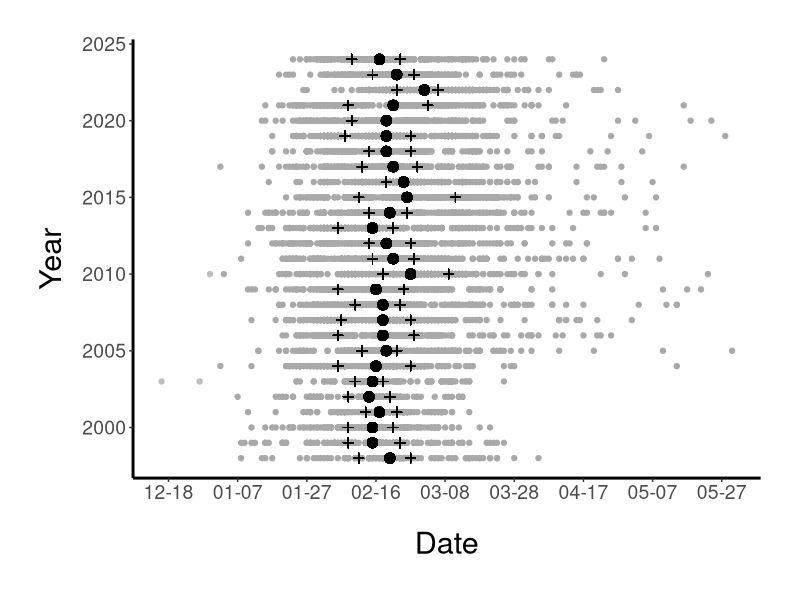
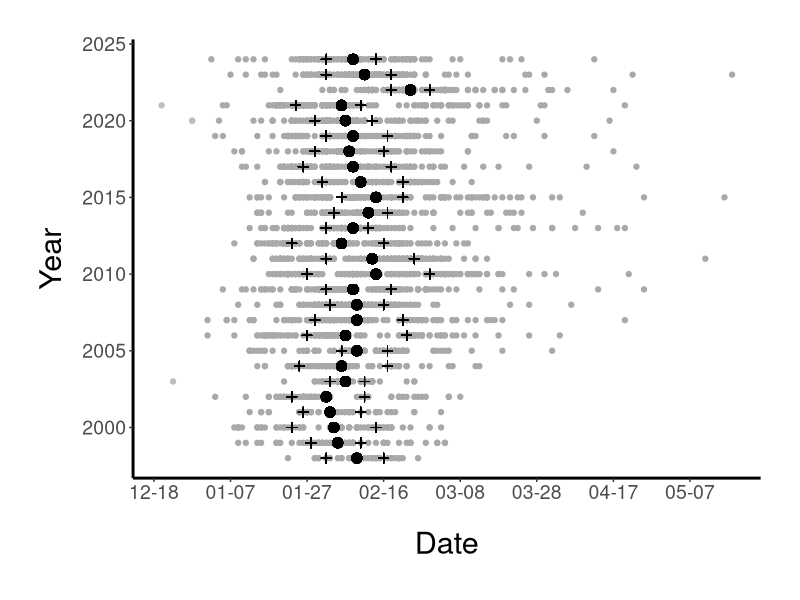
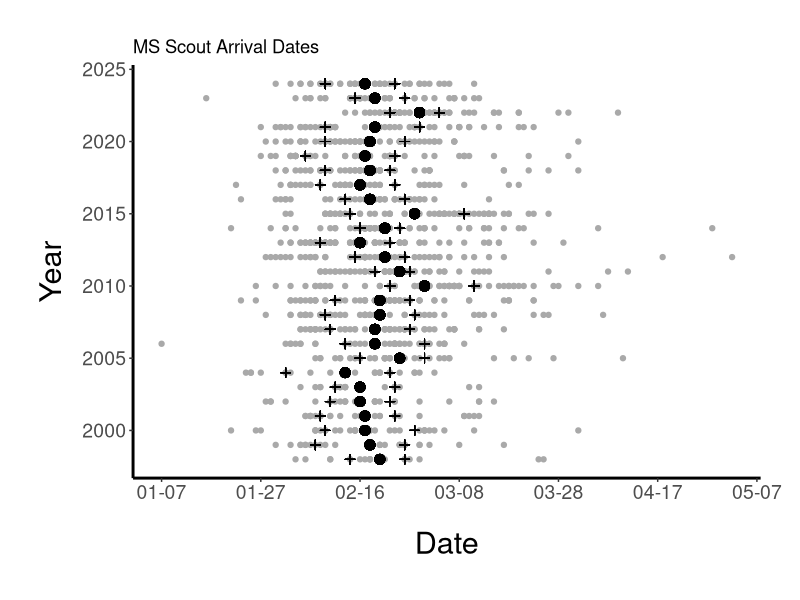
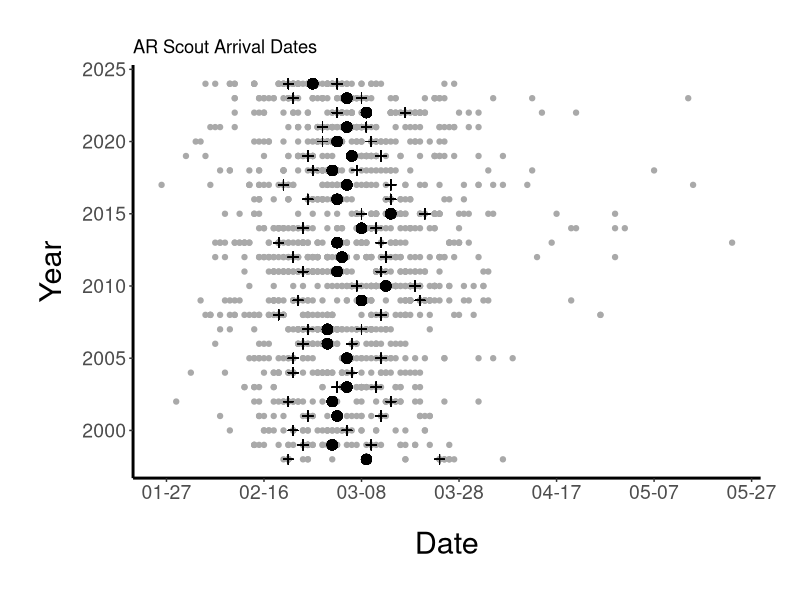
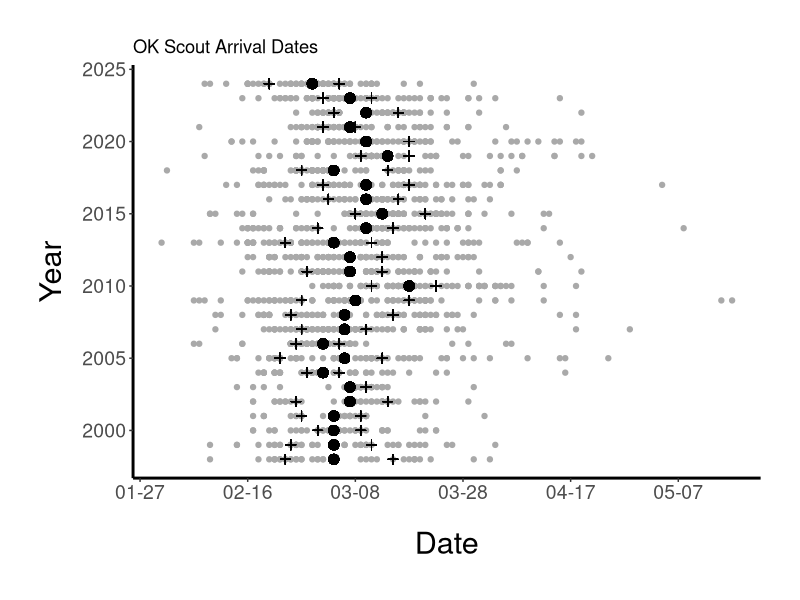
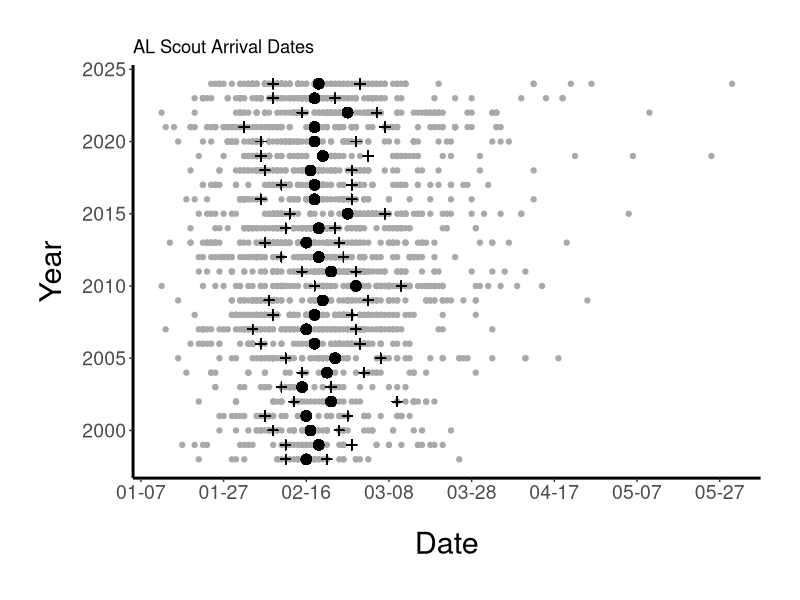
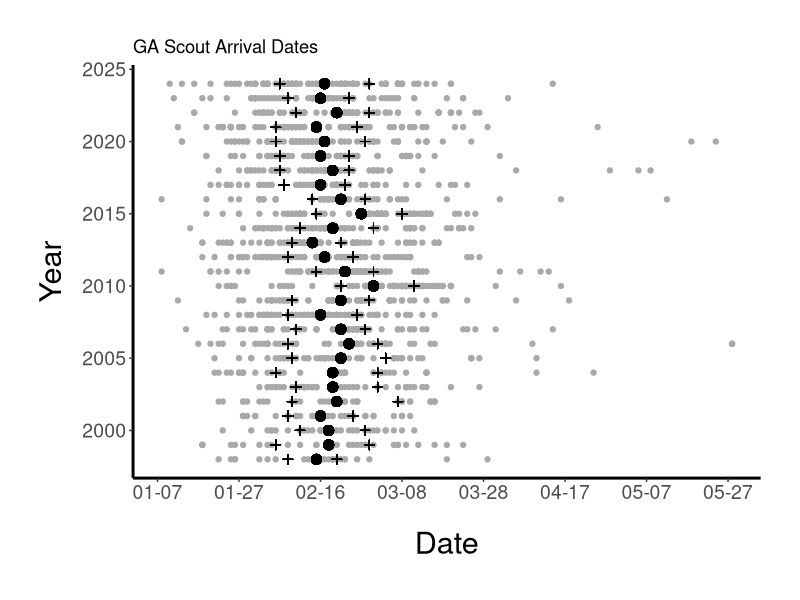
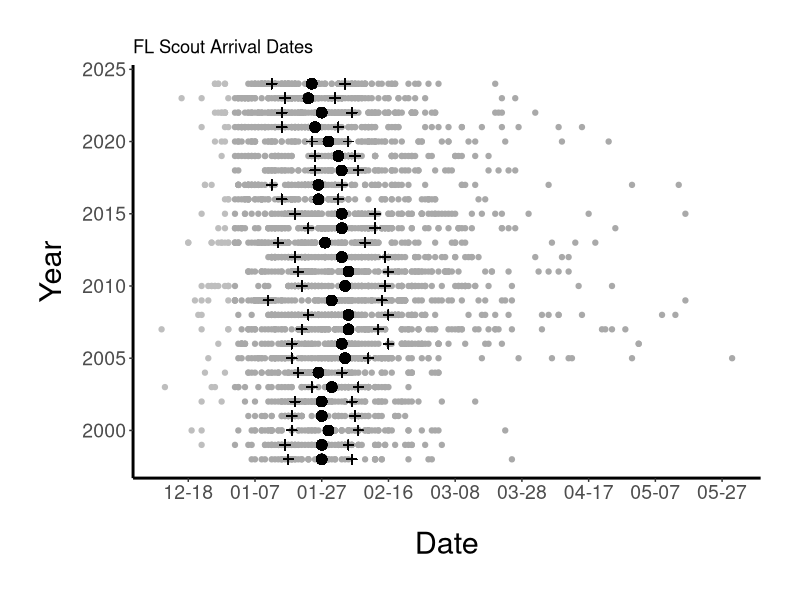

Write the R code that produced these figures, in order.
###Script for conducting analyses related to martin first arrivals over time

#Purple Martin Scout Arrival Data can be found at: https://www.purplemartin.org/research/8/scout-arrival-study/
install.packages(c("lubridate","ggplot2")) #if not already installed

library(lubridate)
library(ggplot2)

#read in scout arrivals by state

#TX
sadtx <- read.csv("Scout_arrivals/TX_arrivals.csv") 
sadtx$NAME <- NULL

#select adults only
sadtx<- sadtx[sadtx$AGE == "Adult",] 

#remove dates after May 31 because birds should arrive by then
nrow(sadtx[grep("^6/", sadtx$DATE),]) #1 date after May 31
sadtx<-sadtx[-grep("^6/", sadtx$DATE),] #remove dates after May 31

#number of arrivals
nrow(sadtx) #9589

sadtx$Month_Day <- format(mdy(sadtx$DATE), "%m-%d")
#getting mean, q1, q3
meanls <- list()
q1ls <- list()
q3ls <- list()
for (a in unique(sadtx$YEAR)) {
  datels <- list()
  for (i in 1:nrow(sadtx)) {
    year <- sadtx$YEAR[i]
    if (year == a) {
      datels <- c(datels, sadtx$DATE[i])
    }
  }
  mean <- as.Date(mean(mdy(unlist(datels))))
  meanls <- c(meanls, as.character(mean))
  q1 <- as.Date(quantile(as.numeric(mdy(unlist(datels))), probs = c(0.25, 0.5, 0.75), na.rm = TRUE)[1], origin="1970-01-01")
  q1ls <- c(q1ls, as.character(q1))
  q3 <-as.Date(quantile(as.numeric(mdy(unlist(datels))), probs = c(0.25, 0.5, 0.75), na.rm = TRUE)[3], origin="1970-01-01")
  q3ls <- c(q3ls, as.character(q3))
}

#adding means to sadtx
dfmeanls <- list()
for(a in meanls){
  yr <- format(as.Date(a), "%Y")
  for(i in 1:nrow(sadtx)){
    if(sadtx$YEAR[i] == yr){
      dfmeanls[[i]] <- a
    }
  }
}
sadtx$Mean <- unlist(dfmeanls)
sadtx$Mean_md <- format(ymd(sadtx$Mean), "%m-%d")
#adding q1 to sadtx
dfq1ls <- list()
for(a in q1ls){
  yr <- format(as.Date(a), "%Y")
  for(i in 1:nrow(sadtx)){
    if(sadtx$YEAR[i] == yr){
      dfq1ls[[i]] <- a
    }
  }
}
sadtx$Q1 <- unlist(dfq1ls)
sadtx$Q1_md <- format(as.Date(sadtx$Q1), "%m-%d")
#adding q3 to sadtx
dfq3ls <- list()
for(a in q3ls){
  yr <- format(as.Date(a), "%Y")
  for(i in 1:nrow(sadtx)){
    if(sadtx$YEAR[i] == yr){
      dfq3ls[[i]] <- a
    }
  }
}
sadtx$Q3 <- unlist(dfq3ls)
sadtx$Q3_md <- format(as.Date(sadtx$Q3), "%m-%d")

#calculate mean day of year for 1999-2021
mean(yday(unlist(meanls))[4:27])
sdtx<-sd(yday(unlist(meanls))[4:27])
meantx<-as.Date(mean(yday(unlist(meanls))[4:27]),origin="2024/12/31")
tx_2022<-as.Date(mean(yday(unlist(meanls))[3]),origin="2024/12/31")
tx_2023<-as.Date(mean(yday(unlist(meanls))[2]),origin="2024/12/31")
tx_2024<-as.Date(mean(yday(unlist(meanls))[1]),origin="2024/12/31")

#minimum arrival
min_arrival_tx=NULL
for (i in levels(as.factor(sadtx$YEAR))) {
	min_arrival_tx<-c(min_arrival_tx,min(yday(as.Date(sadtx$DATE[sadtx$YEAR==i], format="%m/%d/%y"))))
	}
mean(min_arrival_tx[1:24]) #mean min arrival from 1998-2021
min_arrival_tx[25]


#plot the data 
#3 Dec dates (2002 and 2009) need to be plotted separately
#grid::current.viewport() #sometimes this call seems to be necessary to initalize a plot to prevent a depth error being thrown

ggplot(sadtx[-grep("^12/", sadtx$DATE),], aes(y = YEAR, x = as.Date(Month_Day, format = "%m-%d"))) +
  geom_rect(xmin = meantx-(2*sdtx), xmax = meantx+(2*sdtx), ymin = 1997, ymax = 2025, fill = "gray 91") + 
  geom_point(col="dark gray") + 
  geom_point(data=sadtx[grep("^12/", sadtx$DATE),], aes(y = YEAR, x = as.Date(Month_Day, format = "%m-%d")-366), col="gray") + #Dec dates
  geom_vline(xintercept=meantx, col="black")+ 
  geom_point(aes(y=YEAR, x = as.Date(Mean_md, format = "%m-%d")), color = "black", size = 3)+
  geom_point(aes(y=YEAR, x = as.Date(Q1_md, format = "%m-%d")), color = "black", size = 2, shape=3)+
  geom_point(aes(y=YEAR, x = as.Date(Q3_md, format = "%m-%d")), color = "black", size = 2, shape=3)+
  scale_x_date(date_labels = "%m-%d", date_breaks = "20 days") +
  ylim(1998,2024)+
   labs(y = "Year", x = "Date") +
  #ggtitle("TX Scout Arrival Dates") +
    theme(legend.position="none",
  	panel.background=element_rect(fill="white"), 
  	plot.margin=unit(c(1,1,1,1),"cm"), 
  	axis.title.y=element_text(size = 22, margin=margin(0,10,0,0)), 
  	axis.title.x=element_text(size = 22, margin=margin(20,0,0,0)),
  	axis.text.x = element_text(size = 14), 
  	axis.text.y = element_text(size = 14),
  	axis.line=element_line(size=1))

arrival_anomaly<-data.frame(Year = rev(c(1998:2024)), Arrival_anomaly=NA, State="TX")
for (i in 1:27) {
	arrival_anomaly$Arrival_anomaly[i]<-as.POSIXlt(as.Date(meanls[[i]]), format = "%y%m%d")$yday-as.POSIXlt(meantx, format = "%y%m%d")$yday 
}
write.csv(arrival_anomaly,"TX_anomalous_arrivals.csv", row.names=FALSE)

################################

#LA
sadla <- read.csv("Scout_arrivals/LA_arrivals.csv")
sadla$NAME <- NULL

#select adults only
sadla<- sadla[sadla$AGE == "Adult",]

#remove dates after May 31 because birds should arrive by then
nrow(sadla[grep("^6/", sadla$DATE),]) #0

#number of arrivals
nrow(sadla) #3190

sadla$Month_Day <- format(mdy(sadla$DATE), "%m-%d")
#getting mean, q1, q3
meanls <- list()
q1ls <- list()
q3ls <- list()
for (a in unique(sadla$YEAR)) {
  datels <- list()
  for (i in 1:nrow(sadla)) {
    year <- sadla$YEAR[i]
    if (year == a) {
      datels <- c(datels, sadla$DATE[i])
    }
  }
  mean <- as.Date(mean(mdy(unlist(datels))))
  meanls <- c(meanls, as.character(mean))
  q1 <- as.Date(quantile(as.numeric(mdy(unlist(datels))), probs = c(0.25, 0.5, 0.75), na.rm = TRUE)[1], origin="1970-01-01")
  q1ls <- c(q1ls, as.character(q1))
  q3 <-as.Date(quantile(as.numeric(mdy(unlist(datels))), probs = c(0.25, 0.5, 0.75), na.rm = TRUE)[3], origin="1970-01-01")
  q3ls <- c(q3ls, as.character(q3))
}

#adding means to sadla
dfmeanls <- list()
for(a in meanls){
  yr <- format(as.Date(a), "%Y")
  for(i in 1:nrow(sadla)){
    if(sadla$YEAR[i] == yr){
      dfmeanls[[i]] <- a
    }
  }
}
sadla$Mean <- unlist(dfmeanls)
sadla$Mean_md <- format(ymd(sadla$Mean), "%m-%d")
#adding q1 to sadla
dfq1ls <- list()
for(a in q1ls){
  yr <- format(as.Date(a), "%Y")
  for(i in 1:nrow(sadla)){
    if(sadla$YEAR[i] == yr){
      dfq1ls[[i]] <- a
    }
  }
}
sadla$Q1 <- unlist(dfq1ls)
sadla$Q1_md <- format(as.Date(sadla$Q1), "%m-%d")
#adding q3 to sadla
dfq3ls <- list()
for(a in q3ls){
  yr <- format(as.Date(a), "%Y")
  for(i in 1:nrow(sadla)){
    if(sadla$YEAR[i] == yr){
      dfq3ls[[i]] <- a
    }
  }
}
sadla$Q3 <- unlist(dfq3ls)
sadla$Q3_md <- format(as.Date(sadla$Q3), "%m-%d")

#calculate mean day of year for 1999-2021
mean(yday(unlist(meanls))[4:27])
sdla<-sd(yday(unlist(meanls))[4:27])
meanla<-as.Date(mean(yday(unlist(meanls))[4:27]),origin="2024/12/31")
la_2022<-as.Date(mean(yday(unlist(meanls))[3]),origin="2024/12/31")
la_2023<-as.Date(mean(yday(unlist(meanls))[2]),origin="2024/12/31")
la_2024<-as.Date(mean(yday(unlist(meanls))[1]),origin="2024/12/31")

#minimum arrival
min_arrival_la=NULL
for (i in levels(as.factor(sadla$YEAR))) {
	min_arrival_la<-c(min_arrival_la,min(yday(as.Date(sadla$DATE[sadla$YEAR==i], format="%m/%d/%y"))))
	}
#except Dec arrivals don't work
min_arrival_la[23] <- -3 #2020 min arrival is Dec 29, 2019
min_arrival_la[24] <- -12 #2021 min arrival is Dec 20, 2020

mean(min_arrival_la[1:24]) #mean min arrival from 1998-2021
min_arrival_la[25]

#plot the data vertically
#4 Dec dates to plot separately
ggplot(sadla[-grep("^12/", sadla$DATE),], aes(y = YEAR, x = as.Date(Month_Day, format = "%m-%d"))) +
  geom_rect(xmin = meanla-(2*sdla), xmax = meanla+(2*sdla), ymin = 1997, ymax = 2025, fill = "gray91") + 
  geom_point(col="dark gray") + 
  geom_point(data=sadla[grep("^12/", sadla$DATE),], aes(y = YEAR, x = as.Date(Month_Day, format = "%m-%d")-366), col="gray") + #Dec dates
  geom_vline(xintercept=meanla, col="black")+
  geom_point(aes(y=YEAR, x = as.Date(Mean_md, format = "%m-%d")), color = "black", size = 3)+
  geom_point(aes(y=YEAR, x = as.Date(Q1_md, format = "%m-%d")), color = "black", size = 2, shape=3)+
  geom_point(aes(y=YEAR, x = as.Date(Q3_md, format = "%m-%d")), color = "black", size = 2, shape=3)+
  scale_x_date(date_labels = "%m-%d", date_breaks = "20 days") +
  ylim(1998,2024)+
  labs(y = "Year", x = "Date") +
  #ggtitle("LA Scout Arrival Dates") +
    theme(legend.position="none",
  	panel.background=element_rect(fill="white"), 
  	plot.margin=unit(c(1,1,1,1),"cm"), 
  	axis.title.y=element_text(size = 22, margin=margin(0,10,0,0)), 
  	axis.title.x=element_text(size = 22, margin=margin(20,0,0,0)),
  	axis.text.x = element_text(size = 14), 
  	axis.text.y = element_text(size = 14),
  	axis.line=element_line(size=1))

arrival_anomaly<-data.frame(Year = rev(c(1998:2024)), Arrival_anomaly=NA, State="LA")
for (i in 1:27) {
	arrival_anomaly$Arrival_anomaly[i]<-as.POSIXlt(as.Date(meanls[[i]]), format = "%y%m%d")$yday-as.POSIXlt(meanla, format = "%y%m%d")$yday 
}
write.csv(arrival_anomaly,"LA_anomalous_arrivals.csv", row.names=FALSE)

###############################################

#MS
sadms <- read.csv("Scout_arrivals/MS_arrivals.csv")
sadms$NAME <- NULL

#select adults only
sadms<- sadms[sadms$AGE == "Adult",]

#remove dates after May 31
nrow(sadms[grep("^6/", sadms$DATE),]) #0

#number of arrivals
nrow(sadms) #1337

sadms$Month_Day <- format(mdy(sadms$DATE), "%m-%d")
#getting mean, q1, q3
meanls <- list()
q1ls <- list()
q3ls <- list()
for (a in unique(sadms$YEAR)) {
  datels <- list()
  for (i in 1:nrow(sadms)) {
    year <- sadms$YEAR[i]
    if (year == a) {
      datels <- c(datels, sadms$DATE[i])
    }
  }
  mean <- as.Date(mean(mdy(unlist(datels))))
  meanls <- c(meanls, as.character(mean))
  q1 <- as.Date(quantile(as.numeric(mdy(unlist(datels))), probs = c(0.25, 0.5, 0.75), na.rm = TRUE)[1], origin="1970-01-01")
  q1ls <- c(q1ls, as.character(q1))
  q3 <-as.Date(quantile(as.numeric(mdy(unlist(datels))), probs = c(0.25, 0.5, 0.75), na.rm = TRUE)[3], origin="1970-01-01")
  q3ls <- c(q3ls, as.character(q3))
}

#adding means to sadms
dfmeanls <- list()
for(a in meanls){
  yr <- format(as.Date(a), "%Y")
  for(i in 1:nrow(sadms)){
    if(sadms$YEAR[i] == yr){
      dfmeanls[[i]] <- a
    }
  }
}
sadms$Mean <- unlist(dfmeanls)
sadms$Mean_md <- format(ymd(sadms$Mean), "%m-%d")
#adding q1 to sadms
dfq1ls <- list()
for(a in q1ls){
  yr <- format(as.Date(a), "%Y")
  for(i in 1:nrow(sadms)){
    if(sadms$YEAR[i] == yr){
      dfq1ls[[i]] <- a
    }
  }
}
sadms$Q1 <- unlist(dfq1ls)
sadms$Q1_md <- format(as.Date(sadms$Q1), "%m-%d")
#adding q3 to sadms
dfq3ls <- list()
for(a in q3ls){
  yr <- format(as.Date(a), "%Y")
  for(i in 1:nrow(sadms)){
    if(sadms$YEAR[i] == yr){
      dfq3ls[[i]] <- a
    }
  }
}
sadms$Q3 <- unlist(dfq3ls)
sadms$Q3_md <- format(as.Date(sadms$Q3), "%m-%d")

#calculate mean day of year for 1999-2021
mean(yday(unlist(meanls))[4:27])
sdms<-sd(yday(unlist(meanls))[4:27])
meanms<-as.Date(mean(yday(unlist(meanls))[4:27]),origin="2024/12/31")
ms_2022<-as.Date(mean(yday(unlist(meanls))[3]),origin="2024/12/31")
ms_2023<-as.Date(mean(yday(unlist(meanls))[2]),origin="2024/12/31")
ms_2024<-as.Date(mean(yday(unlist(meanls))[1]),origin="2024/12/31")

#minimum arrival
min_arrival_ms=NULL
for (i in levels(as.factor(sadms$YEAR))) {
	min_arrival_ms<-c(min_arrival_ms,min(yday(as.Date(sadms$DATE[sadms$YEAR==i], format="%m/%d/%y"))))
	}
mean(min_arrival_ms[1:24]) #mean min arrival from 1998-2021
min_arrival_ms[25]


#plot the data vertically
ggplot(sadms, aes(y = YEAR, x = as.Date(Month_Day, format = "%m-%d"))) +
  geom_rect(xmin = meanms-(2*sdms), xmax = meanms+(2*sdms), ymin = 1996, ymax = 2026, fill = "gray91") + 
  geom_point(col="dark gray") + 
  geom_vline(xintercept=meanms, col="black")+ 
  geom_point(aes(y=YEAR, x = as.Date(Mean_md, format = "%m-%d")), color = "black", size = 3)+
  geom_point(aes(y=YEAR, x = as.Date(Q1_md, format = "%m-%d")), color = "black", size = 2, shape=3)+
  geom_point(aes(y=YEAR, x = as.Date(Q3_md, format = "%m-%d")), color = "black", size = 2, shape=3)+
  scale_x_date(date_labels = "%m-%d", date_breaks = "20 days") +
  ylim(1998,2024)+
  labs(y = "Year", x = "Date") +
  ggtitle("MS Scout Arrival Dates") +
    theme(legend.position="none",
  	panel.background=element_rect(fill="white"), 
  	plot.margin=unit(c(1,1,1,1),"cm"), 
  	axis.title.y=element_text(size = 22, margin=margin(0,10,0,0)), 
  	axis.title.x=element_text(size = 22, margin=margin(20,0,0,0)),
  	axis.text.x = element_text(size = 14), 
  	axis.text.y = element_text(size = 14),
  	axis.line=element_line(size=1))


arrival_anomaly<-data.frame(Year = rev(c(1998:2024)), Arrival_anomaly=NA, State="MS")
for (i in 1:27) {
	arrival_anomaly$Arrival_anomaly[i]<-as.POSIXlt(as.Date(meanls[[i]]), format = "%y%m%d")$yday-as.POSIXlt(meanms, format = "%y%m%d")$yday 
}
write.csv(arrival_anomaly,"MS_anomalous_arrivals.csv", row.names=FALSE)

#####################################


#AR
sadar <- read.csv("Scout_arrivals/AR_arrivals.csv")
sadar$NAME <- NULL

#select adults only
sadar<- sadar[sadar$AGE == "Adult",]

#remove dates after May 31 because birds should arrive by then
nrow(sadar[grep("^6/", sadar$DATE),]) #3
sadar<-sadar[-grep("^6/", sadar$DATE),]

#number of arrivals
nrow(sadar) #1544

sadar$Month_Day <- format(mdy(sadar$DATE), "%m-%d")
#getting mean, q1, q3
meanls <- list()
q1ls <- list()
q3ls <- list()
for (a in unique(sadar$YEAR)) {
  datels <- list()
  for (i in 1:nrow(sadar)) {
    year <- sadar$YEAR[i]
    if (year == a) {
      datels <- c(datels, sadar$DATE[i])
    }
  }
  mean <- as.Date(mean(mdy(unlist(datels))))
  meanls <- c(meanls, as.character(mean))
  q1 <- as.Date(quantile(as.numeric(mdy(unlist(datels))), probs = c(0.25, 0.5, 0.75), na.rm = TRUE)[1], origin="1970-01-01")
  q1ls <- c(q1ls, as.character(q1))
  q3 <-as.Date(quantile(as.numeric(mdy(unlist(datels))), probs = c(0.25, 0.5, 0.75), na.rm = TRUE)[3], origin="1970-01-01")
  q3ls <- c(q3ls, as.character(q3))
}

#adding means to sadar
dfmeanls <- list()
for(a in meanls){
  yr <- format(as.Date(a), "%Y")
  for(i in 1:nrow(sadar)){
    if(sadar$YEAR[i] == yr){
      dfmeanls[[i]] <- a
    }
  }
}
sadar$Mean <- unlist(dfmeanls)
sadar$Mean_md <- format(ymd(sadar$Mean), "%m-%d")
#adding q1 to sadar
dfq1ls <- list()
for(a in q1ls){
  yr <- format(as.Date(a), "%Y")
  for(i in 1:nrow(sadar)){
    if(sadar$YEAR[i] == yr){
      dfq1ls[[i]] <- a
    }
  }
}
sadar$Q1 <- unlist(dfq1ls)
sadar$Q1_md <- format(as.Date(sadar$Q1), "%m-%d")
#adding q3 to sadar
dfq3ls <- list()
for(a in q3ls){
  yr <- format(as.Date(a), "%Y")
  for(i in 1:nrow(sadar)){
    if(sadar$YEAR[i] == yr){
      dfq3ls[[i]] <- a
    }
  }
}
sadar$Q3 <- unlist(dfq3ls)
sadar$Q3_md <- format(as.Date(sadar$Q3), "%m-%d")

#calculate mean day of year for 1998-2021
mean(yday(unlist(meanls))[4:27])
sdar<-sd(yday(unlist(meanls))[4:27])
meanar<-as.Date(mean(yday(unlist(meanls))[4:27]),origin="2024/12/31")
ar_2022<-as.Date(mean(yday(unlist(meanls))[3]),origin="2024/12/31")
ar_2023<-as.Date(mean(yday(unlist(meanls))[2]),origin="2024/12/31")
ar_2024<-as.Date(mean(yday(unlist(meanls))[1]),origin="2024/12/31")

#minimum arrival
min_arrival_ar=NULL
for (i in levels(as.factor(sadar$YEAR))) {
	min_arrival_ar<-c(min_arrival_ar,min(yday(as.Date(sadar$DATE[sadar$YEAR==i], format="%m/%d/%y"))))
	}
mean(min_arrival_ar[1:24]) #mean min arrival from 1998-2021
min_arrival_ar[25]

#plot the data vertically
ggplot(sadar, aes(y = YEAR, x = as.Date(Month_Day, format = "%m-%d"))) +
  geom_rect(xmin = meanar-(2*sdar), xmax = meanar+(2*sdar), ymin = 1996, ymax = 2026, fill = "gray91") + 
  geom_point(col="dark gray") + 
  geom_vline(xintercept=meanar, col="black")+ 
  geom_point(aes(y=YEAR, x = as.Date(Mean_md, format = "%m-%d")), color = "black", size = 3)+
  geom_point(aes(y=YEAR, x = as.Date(Q1_md, format = "%m-%d")), color = "black", size = 2, shape=3)+
  geom_point(aes(y=YEAR, x = as.Date(Q3_md, format = "%m-%d")), color = "black", size = 2, shape=3)+
  scale_x_date(date_labels = "%m-%d", date_breaks = "20 days") +
  ylim(1998,2024)+
  labs(y = "Year", x = "Date") +
  ggtitle("AR Scout Arrival Dates") +
    theme(legend.position="none",
  	panel.background=element_rect(fill="white"), 
  	plot.margin=unit(c(1,1,1,1),"cm"), 
  	axis.title.y=element_text(size = 22, margin=margin(0,10,0,0)), 
  	axis.title.x=element_text(size = 22, margin=margin(20,0,0,0)),
  	axis.text.x = element_text(size = 14), 
  	axis.text.y = element_text(size = 14),
  	axis.line=element_line(size=1))


arrival_anomaly<-data.frame(Year = rev(c(1998:2024)), Arrival_anomaly=NA, State="AR")
for (i in 1:27) {
	arrival_anomaly$Arrival_anomaly[i]<-as.POSIXlt(as.Date(meanls[[i]]), format = "%y%m%d")$yday-as.POSIXlt(meanar, format = "%y%m%d")$yday 
}
write.csv(arrival_anomaly,"AR_anomalous_arrivals.csv", row.names=FALSE)

###################################################

#OK
sadok <- read.csv("Scout_arrivals/OK_arrivals.csv")
sadok$NAME <- NULL

#select adults only
sadok<- sadok[sadok$AGE == "Adult",]

#remove dates after May 31 because birds should arrive by then
nrow(sadok[grep("^6/", sadok$DATE),]) #0

#number of arrivals
nrow(sadok) #1946

sadok$Month_Day <- format(mdy(sadok$DATE), "%m-%d")
#getting mean, q1, q3
meanls <- list()
q1ls <- list()
q3ls <- list()
for (a in unique(sadok$YEAR)) {
  datels <- list()
  for (i in 1:nrow(sadok)) {
    year <- sadok$YEAR[i]
    if (year == a) {
      datels <- c(datels, sadok$DATE[i])
    }
  }
  mean <- as.Date(mean(mdy(unlist(datels))))
  meanls <- c(meanls, as.character(mean))
  q1 <- as.Date(quantile(as.numeric(mdy(unlist(datels))), probs = c(0.25, 0.5, 0.75), na.rm = TRUE)[1], origin="1970-01-01")
  q1ls <- c(q1ls, as.character(q1))
  q3 <-as.Date(quantile(as.numeric(mdy(unlist(datels))), probs = c(0.25, 0.5, 0.75), na.rm = TRUE)[3], origin="1970-01-01")
  q3ls <- c(q3ls, as.character(q3))
}

#adding means to sadok
dfmeanls <- list()
for(a in meanls){
  yr <- format(as.Date(a), "%Y")
  for(i in 1:nrow(sadok)){
    if(sadok$YEAR[i] == yr){
      dfmeanls[[i]] <- a
    }
  }
}
sadok$Mean <- unlist(dfmeanls)
sadok$Mean_md <- format(ymd(sadok$Mean), "%m-%d")
#adding q1 to sadok
dfq1ls <- list()
for(a in q1ls){
  yr <- format(as.Date(a), "%Y")
  for(i in 1:nrow(sadok)){
    if(sadok$YEAR[i] == yr){
      dfq1ls[[i]] <- a
    }
  }
}
sadok$Q1 <- unlist(dfq1ls)
sadok$Q1_md <- format(as.Date(sadok$Q1), "%m-%d")
#adding q3 to sadok
dfq3ls <- list()
for(a in q3ls){
  yr <- format(as.Date(a), "%Y")
  for(i in 1:nrow(sadok)){
    if(sadok$YEAR[i] == yr){
      dfq3ls[[i]] <- a
    }
  }
}
sadok$Q3 <- unlist(dfq3ls)
sadok$Q3_md <- format(as.Date(sadok$Q3), "%m-%d")

#calculate mean day of year for 1998-2021
mean(yday(unlist(meanls))[4:27])
sdok<-sd(yday(unlist(meanls))[4:27])
meanok<-as.Date(mean(yday(unlist(meanls))[4:27]),origin="2024/12/31")
ok_2022<-as.Date(mean(yday(unlist(meanls))[3]),origin="2024/12/31")
ok_2023<-as.Date(mean(yday(unlist(meanls))[2]),origin="2024/12/31")
ok_2024<-as.Date(mean(yday(unlist(meanls))[1]),origin="2024/12/31")

#minimum arrival
min_arrival_ok=NULL
for (i in levels(as.factor(sadok$YEAR))) {
	min_arrival_ok<-c(min_arrival_ok,min(yday(as.Date(sadok$DATE[sadok$YEAR==i], format="%m/%d/%y"))))
	}
mean(min_arrival_ok[1:24]) #mean min arrival from 1998-2021
min_arrival_ok[25]

#plot the data vertically
ggplot(sadok, aes(y = YEAR, x = as.Date(Month_Day, format = "%m-%d"))) +
  geom_rect(xmin = meanok-(2*sdok), xmax = meanok+(2*sdok), ymin = 1996, ymax = 2026, fill = "gray91") + 
  geom_point(col="dark gray") + 
  geom_vline(xintercept=meanok, col="black")+ 
  geom_point(aes(y=YEAR, x = as.Date(Mean_md, format = "%m-%d")), color = "black", size = 3)+
  geom_point(aes(y=YEAR, x = as.Date(Q1_md, format = "%m-%d")), color = "black", size = 2, shape=3)+
  geom_point(aes(y=YEAR, x = as.Date(Q3_md, format = "%m-%d")), color = "black", size = 2, shape=3)+
  scale_x_date(date_labels = "%m-%d", date_breaks = "20 days") +
  ylim(1998,2024)+
  labs(y = "Year", x = "Date") +
  ggtitle("OK Scout Arrival Dates") +
    theme(legend.position="none",
  	panel.background=element_rect(fill="white"), 
  	plot.margin=unit(c(1,1,1,1),"cm"), 
  	axis.title.y=element_text(size = 22, margin=margin(0,10,0,0)), 
  	axis.title.x=element_text(size = 22, margin=margin(20,0,0,0)),
  	axis.text.x = element_text(size = 14), 
  	axis.text.y = element_text(size = 14),
  	axis.line=element_line(size=1))


arrival_anomaly<-data.frame(Year = rev(c(1998:2024)), Arrival_anomaly=NA, State="OK")
for (i in 1:27) {
	arrival_anomaly$Arrival_anomaly[i]<-as.POSIXlt(as.Date(meanls[[i]]), format = "%y%m%d")$yday-as.POSIXlt(meanok, format = "%y%m%d")$yday 
}
write.csv(arrival_anomaly,"OK_anomalous_arrivals.csv", row.names=FALSE)

##################################################

#AL
sadal <- read.csv("Scout_arrivals/AL_arrivals.csv")
sadal$NAME <- NULL

#select adults only
sadal<- sadal[sadal$AGE == "Adult",]

#remove dats after May 31 because birds should arrive by then
nrow(sadal[grep("^6/", sadal$DATE),]) #0

#number of arrivals
nrow(sadal) #2314

sadal$Month_Day <- format(mdy(sadal$DATE), "%m-%d")
#getting mean, q1, q3
meanls <- list()
q1ls <- list()
q3ls <- list()
for (a in unique(sadal$YEAR)) {
  datels <- list()
  for (i in 1:nrow(sadal)) {
    year <- sadal$YEAR[i]
    if (year == a) {
      datels <- c(datels, sadal$DATE[i])
    }
  }
  mean <- as.Date(mean(mdy(unlist(datels))))
  meanls <- c(meanls, as.character(mean))
  q1 <- as.Date(quantile(as.numeric(mdy(unlist(datels))), probs = c(0.25, 0.5, 0.75), na.rm = TRUE)[1], origin="1970-01-01")
  q1ls <- c(q1ls, as.character(q1))
  q3 <-as.Date(quantile(as.numeric(mdy(unlist(datels))), probs = c(0.25, 0.5, 0.75), na.rm = TRUE)[3], origin="1970-01-01")
  q3ls <- c(q3ls, as.character(q3))
}

#adding means to sadal
dfmeanls <- list()
for(a in meanls){
  yr <- format(as.Date(a), "%Y")
  for(i in 1:nrow(sadal)){
    if(sadal$YEAR[i] == yr){
      dfmeanls[[i]] <- a
    }
  }
}
sadal$Mean <- unlist(dfmeanls)
sadal$Mean_md <- format(ymd(sadal$Mean), "%m-%d")
#adding q1 to sadal
dfq1ls <- list()
for(a in q1ls){
  yr <- format(as.Date(a), "%Y")
  for(i in 1:nrow(sadal)){
    if(sadal$YEAR[i] == yr){
      dfq1ls[[i]] <- a
    }
  }
}
sadal$Q1 <- unlist(dfq1ls)
sadal$Q1_md <- format(as.Date(sadal$Q1), "%m-%d")
#adding q3 to sadal
dfq3ls <- list()
for(a in q3ls){
  yr <- format(as.Date(a), "%Y")
  for(i in 1:nrow(sadal)){
    if(sadal$YEAR[i] == yr){
      dfq3ls[[i]] <- a
    }
  }
}
sadal$Q3 <- unlist(dfq3ls)
sadal$Q3_md <- format(as.Date(sadal$Q3), "%m-%d")

#calculate mean day of year for 1998-2021
mean(yday(unlist(meanls))[4:27])
sdal<-sd(yday(unlist(meanls))[4:27])
meanal<-as.Date(mean(yday(unlist(meanls))[4:27]),origin="2024/12/31")
al_2022<-as.Date(mean(yday(unlist(meanls))[3]),origin="2024/12/31")
al_2023<-as.Date(mean(yday(unlist(meanls))[2]),origin="2024/12/31")
al_2024<-as.Date(mean(yday(unlist(meanls))[1]),origin="2024/12/31")

#minimum arrival
min_arrival_al=NULL
for (i in levels(as.factor(sadal$YEAR))) {
	min_arrival_al<-c(min_arrival_al,min(yday(as.Date(sadal$DATE[sadal$YEAR==i], format="%m/%d/%y"))))
	}
mean(min_arrival_al[1:24]) #mean min arrival from 1998-2021
min_arrival_al[25]


#plot the data vertically
ggplot(sadal, aes(y = YEAR, x = as.Date(Month_Day, format = "%m-%d"))) +
  geom_rect(xmin = meanal-(2*sdal), xmax = meanal+(2*sdal), ymin = 1996, ymax = 2026, fill = "gray91") + 
  geom_point(col="dark gray") + 
  geom_vline(xintercept=meanal, col="black")+ 
  geom_point(aes(y=YEAR, x = as.Date(Mean_md, format = "%m-%d")), color = "black", size = 3)+
  geom_point(aes(y=YEAR, x = as.Date(Q1_md, format = "%m-%d")), color = "black", size = 2, shape=3)+
  geom_point(aes(y=YEAR, x = as.Date(Q3_md, format = "%m-%d")), color = "black", size = 2, shape=3)+
  scale_x_date(date_labels = "%m-%d", date_breaks = "20 days") +
  labs(y = "Year", x = "Date") +
  ggtitle("AL Scout Arrival Dates") +
    theme(legend.position="none",
  	panel.background=element_rect(fill="white"), 
  	plot.margin=unit(c(1,1,1,1),"cm"), 
  	axis.title.y=element_text(size = 22, margin=margin(0,10,0,0)), 
  	axis.title.x=element_text(size = 22, margin=margin(20,0,0,0)),
  	axis.text.x = element_text(size = 14), 
  	axis.text.y = element_text(size = 14),
  	axis.line=element_line(size=1))


arrival_anomaly<-data.frame(Year = rev(c(1998:2024)), Arrival_anomaly=NA, State="AL")
for (i in 1:27) {
	arrival_anomaly$Arrival_anomaly[i]<-as.POSIXlt(as.Date(meanls[[i]]), format = "%y%m%d")$yday-as.POSIXlt(meanal, format = "%y%m%d")$yday 
}
write.csv(arrival_anomaly,"AL_anomalous_arrivals.csv", row.names=FALSE)

###################################################

#GA
sadga <- read.csv("Scout_arrivals/GA_arrivals.csv")
sadga$NAME <- NULL

#select adults only
sadga<- sadga[sadga$AGE == "Adult",]

#remove dates after May 31 because birds should arrive by then
nrow(sadga[grep("^6/", sadga$DATE),]) #2
sadga<-sadga[-grep("^6/", sadga$DATE),]

#number of arrivals
nrow(sadga) #1773

sadga$Month_Day <- format(mdy(sadga$DATE), "%m-%d")
#getting mean, q1, q3
meanls <- list()
q1ls <- list()
q3ls <- list()
for (a in unique(sadga$YEAR)) {
  datels <- list()
  for (i in 1:nrow(sadga)) {
    year <- sadga$YEAR[i]
    if (year == a) {
      datels <- c(datels, sadga$DATE[i])
    }
  }
  mean <- as.Date(mean(mdy(unlist(datels))))
  meanls <- c(meanls, as.character(mean))
  q1 <- as.Date(quantile(as.numeric(mdy(unlist(datels))), probs = c(0.25, 0.5, 0.75), na.rm = TRUE)[1], origin="1970-01-01")
  q1ls <- c(q1ls, as.character(q1))
  q3 <-as.Date(quantile(as.numeric(mdy(unlist(datels))), probs = c(0.25, 0.5, 0.75), na.rm = TRUE)[3], origin="1970-01-01")
  q3ls <- c(q3ls, as.character(q3))
}

#adding means to sadga
dfmeanls <- list()
for(a in meanls){
  yr <- format(as.Date(a), "%Y")
  for(i in 1:nrow(sadga)){
    if(sadga$YEAR[i] == yr){
      dfmeanls[[i]] <- a
    }
  }
}
sadga$Mean <- unlist(dfmeanls)
sadga$Mean_md <- format(ymd(sadga$Mean), "%m-%d")
#adding q1 to sadga
dfq1ls <- list()
for(a in q1ls){
  yr <- format(as.Date(a), "%Y")
  for(i in 1:nrow(sadga)){
    if(sadga$YEAR[i] == yr){
      dfq1ls[[i]] <- a
    }
  }
}
sadga$Q1 <- unlist(dfq1ls)
sadga$Q1_md <- format(as.Date(sadga$Q1), "%m-%d")
#adding q3 to sadga
dfq3ls <- list()
for(a in q3ls){
  yr <- format(as.Date(a), "%Y")
  for(i in 1:nrow(sadga)){
    if(sadga$YEAR[i] == yr){
      dfq3ls[[i]] <- a
    }
  }
}
sadga$Q3 <- unlist(dfq3ls)
sadga$Q3_md <- format(as.Date(sadga$Q3), "%m-%d")

#calculate mean day of year for 1998-2021
mean(yday(unlist(meanls))[4:27])
sdga<-sd(yday(unlist(meanls))[4:27])
meanga<-as.Date(mean(yday(unlist(meanls))[4:27]),origin="2024/12/31")
ga_2022<-as.Date(mean(yday(unlist(meanls))[3]),origin="2024/12/31")
ga_2023<-as.Date(mean(yday(unlist(meanls))[2]),origin="2024/12/31")
ga_2024<-as.Date(mean(yday(unlist(meanls))[1]),origin="2024/12/31")

#minimum arrival
min_arrival_ga=NULL
for (i in levels(as.factor(sadga$YEAR))) {
	min_arrival_ga<-c(min_arrival_ga,min(yday(as.Date(sadga$DATE[sadga$YEAR==i], format="%m/%d/%y"))))
	}
mean(min_arrival_ga[1:24]) #mean min arrival from 1998-2021
min_arrival_ga[25]

#plot the data vertically
ggplot(sadga, aes(y = YEAR, x = as.Date(Month_Day, format = "%m-%d"))) +
  geom_rect(xmin = meanga-(2*sdga), xmax = meanga+(2*sdga), ymin = 1996, ymax = 2026, fill = "gray91") + 
  geom_point(col="dark gray") + 
  geom_vline(xintercept=meanga, col="black")+ 
  geom_point(aes(y=YEAR, x = as.Date(Mean_md, format = "%m-%d")), color = "black", size = 3)+
  geom_point(aes(y=YEAR, x = as.Date(Q1_md, format = "%m-%d")), color = "black", size = 2, shape=3)+
  geom_point(aes(y=YEAR, x = as.Date(Q3_md, format = "%m-%d")), color = "black", size = 2, shape=3)+
  scale_x_date(date_labels = "%m-%d", date_breaks = "20 days") +
  labs(y = "Year", x = "Date") +
  ggtitle("GA Scout Arrival Dates") +
    theme(legend.position="none",
  	panel.background=element_rect(fill="white"), 
  	plot.margin=unit(c(1,1,1,1),"cm"), 
  	axis.title.y=element_text(size = 22, margin=margin(0,10,0,0)), 
  	axis.title.x=element_text(size = 22, margin=margin(20,0,0,0)),
  	axis.text.x = element_text(size = 14), 
  	axis.text.y = element_text(size = 14),
  	axis.line=element_line(size=1))


arrival_anomaly<-data.frame(Year = rev(c(1998:2024)), Arrival_anomaly=NA, State="GA")
for (i in 1:27) {
	arrival_anomaly$Arrival_anomaly[i]<-as.POSIXlt(as.Date(meanls[[i]]), format = "%y%m%d")$yday-as.POSIXlt(meanga, format = "%y%m%d")$yday 
}
write.csv(arrival_anomaly,"GA_anomalous_arrivals.csv", row.names=FALSE)

##################################################

#FL
sadfl <- read.csv("Scout_arrivals/FL_arrivals.csv")
sadfl$NAME <- NULL

#select adults only
sadfl<- sadfl[sadfl$AGE == "Adult",]

#remove dates after May 31 because birds should arrive by then
nrow(sadfl[grep("^6/", sadfl$DATE),]) #2
sadfl<-sadfl[-grep("^6/", sadfl$DATE),]

#number of arrivals
nrow(sadfl) #3569

sadfl$Month_Day <- format(mdy(sadfl$DATE), "%m-%d")
#getting mean, q1, q3
meanls <- list()
q1ls <- list()
q3ls <- list()
for (a in unique(sadfl$YEAR)) {
  datels <- list()
  for (i in 1:nrow(sadfl)) {
    year <- sadfl$YEAR[i]
    if (year == a) {
      datels <- c(datels, sadfl$DATE[i])
    }
  }
  mean <- as.Date(mean(mdy(unlist(datels))))
  meanls <- c(meanls, as.character(mean))
  q1 <- as.Date(quantile(as.numeric(mdy(unlist(datels))), probs = c(0.25, 0.5, 0.75), na.rm = TRUE)[1], origin="1970-01-01")
  q1ls <- c(q1ls, as.character(q1))
  q3 <-as.Date(quantile(as.numeric(mdy(unlist(datels))), probs = c(0.25, 0.5, 0.75), na.rm = TRUE)[3], origin="1970-01-01")
  q3ls <- c(q3ls, as.character(q3))
}

#adding means to sadfl
dfmeanls <- list()
for(a in meanls){
  yr <- format(as.Date(a), "%Y")
  for(i in 1:nrow(sadfl)){
    if(sadfl$YEAR[i] == yr){
      dfmeanls[[i]] <- a
    }
  }
}
sadfl$Mean <- unlist(dfmeanls)
sadfl$Mean_md <- format(ymd(sadfl$Mean), "%m-%d")
#adding q1 to sadfl
dfq1ls <- list()
for(a in q1ls){
  yr <- format(as.Date(a), "%Y")
  for(i in 1:nrow(sadfl)){
    if(sadfl$YEAR[i] == yr){
      dfq1ls[[i]] <- a
    }
  }
}
sadfl$Q1 <- unlist(dfq1ls)
sadfl$Q1_md <- format(as.Date(sadfl$Q1), "%m-%d")
#adding q3 to sadfl
dfq3ls <- list()
for(a in q3ls){
  yr <- format(as.Date(a), "%Y")
  for(i in 1:nrow(sadfl)){
    if(sadfl$YEAR[i] == yr){
      dfq3ls[[i]] <- a
    }
  }
}
sadfl$Q3 <- unlist(dfq3ls)
sadfl$Q3_md <- format(as.Date(sadfl$Q3), "%m-%d")

#calculate mean day of year for 1998-2021
mean(yday(unlist(meanls))[4:27])
sdfl<-sd(yday(unlist(meanls))[4:27])
meanfl<-as.Date(mean(yday(unlist(meanls))[4:27]),origin="2024/12/31")
fl_2022<-as.Date(mean(yday(unlist(meanls))[3]),origin="2024/12/31")
fl_2023<-as.Date(mean(yday(unlist(meanls))[2]),origin="2024/12/31")
fl_2024<-as.Date(mean(yday(unlist(meanls))[1]),origin="2024/12/31")


#minimum arrival
min_arrival_fl=NULL
for (i in levels(as.factor(sadfl$YEAR))) {
	min_arrival_fl<-c(min_arrival_fl,min(yday(as.Date(sadfl$DATE[sadfl$YEAR==i], format="%m/%d/%y"))))
	}
#except Dec arrivals don't work
min_arrival_fl[2] <- -9 #1999 min arrival is Dec 23, 1998
min_arrival_fl[3] <- -12 #2000 min arrival is Dec 20, 1999
min_arrival_fl[5] <- -9 #2002 min arrival is Dec 23, 2001
min_arrival_fl[6] <- -20 #2003 min arrival is Dec 12, 2002
min_arrival_fl[7] <- -8 #2004 min arrival is Dec 24, 2003
min_arrival_fl[8] <- -7 #2005 min arrival is Dec 25, 2004
min_arrival_fl[9] <- -4 #2006 min arrival is Dec 28, 2005
min_arrival_fl[10] <- -21 #2007 min arrival is Dec 11, 2006
min_arrival_fl[11] <- -10 #2008 min arrival is Dec 22, 2007
min_arrival_fl[12] <- -11 #2009 min arrival is Dec 21, 2008
min_arrival_fl[13] <- -9 #2010 min arrival is Dec 23, 2009
min_arrival_fl[16] <- -13 #2013 min arrival is Dec 19, 2012
min_arrival_fl[17] <- -4 #2014 min arrival is Dec 28, 2013
min_arrival_fl[18] <- -9 #2015 min arrival is Dec 23, 2014
min_arrival_fl[19] <- -2 #2016 min arrival is Dec 30, 2015
min_arrival_fl[20] <- -8 #2017 min arrival is Dec 24, 2016
min_arrival_fl[22]  <- -3 #2019 min arrival is Dec 29, 2018
min_arrival_fl[23] <- -5 #2020 min arrival is Dec 27, 2019
min_arrival_fl[24] <- -9 #2021 min arrival is Dec 23, 2020
min_arrival_fl[25] <- -5 #2022 min arrival is Dec 27, 2021
min_arrival_fl[26] <- -15 #2022 min arrival is Dec 17, 2022
min_arrival_fl[27] <- -15 #2023 min arrival is Dec 17, 2023

mean(min_arrival_fl[1:24]) #mean min arrival from 1998-2021

#plot the data vertically
ggplot(sadfl[-grep("^12/", sadfl$DATE),], aes(y = YEAR, x = as.Date(Month_Day, format = "%m-%d"))) +
  geom_rect(xmin = meanfl-(2*sdfl), xmax = meanfl+(2*sdfl), ymin = 1996, ymax = 2026, fill = "gray91") + 
  geom_point(col="dark gray") + 
  geom_point(data=sadfl[grep("^12/", sadfl$DATE),], aes(y = YEAR, x = as.Date(Month_Day, format = "%m-%d")-366), col="gray") + #Dec dates
  geom_vline(xintercept=meanfl, col="black")+ 
  geom_point(aes(y=YEAR, x = as.Date(Mean_md, format = "%m-%d")), color = "black", size = 3)+
  geom_point(aes(y=YEAR, x = as.Date(Q1_md, format = "%m-%d")), color = "black", size = 2, shape=3)+
  geom_point(aes(y=YEAR, x = as.Date(Q3_md, format = "%m-%d")), color = "black", size = 2, shape=3)+
  scale_x_date(date_labels = "%m-%d", date_breaks = "20 days") +
  ylim(1998,2024) +
  labs(y = "Year", x = "Date") +
  ggtitle("FL Scout Arrival Dates") +
    theme(legend.position="none",
  	panel.background=element_rect(fill="white"), 
  	plot.margin=unit(c(1,1,1,1),"cm"), 
  	axis.title.y=element_text(size = 22, margin=margin(0,10,0,0)), 
  	axis.title.x=element_text(size = 22, margin=margin(20,0,0,0)),
  	axis.text.x = element_text(size = 14), 
  	axis.text.y = element_text(size = 14),
  	axis.line=element_line(size=1))


arrival_anomaly<-data.frame(Year = rev(c(1998:2024)), Arrival_anomaly=NA, State="FL")
for (i in 1:27) {
	arrival_anomaly$Arrival_anomaly[i]<-as.POSIXlt(as.Date(meanls[[i]]), format = "%y%m%d")$yday-as.POSIXlt(meanfl, format = "%y%m%d")$yday 
}
write.csv(arrival_anomaly,"FL_anomalous_arrivals.csv", row.names=FALSE)

#####################################################
  
#SC
sadsc <- read.csv("Scout_arrivals/SC_arrivals.csv")
sadsc$NAME <- NULL

#select adults only
sadsc<- sadsc[sadsc$AGE == "Adult",]

#remove dates after May 31 because birds should arrive by then
nrow(sadsc[grep("^6/", sadsc$DATE),]) #1
sadsc<-sadsc[-grep("^6/", sadsc$DATE),]

#number of arrivals
nrow(sadsc) #1732

sadsc$Month_Day <- format(mdy(sadsc$DATE), "%m-%d")
#getting mean, q1, q3
meanls <- list()
q1ls <- list()
q3ls <- list()
for (a in unique(sadsc$YEAR)) {
  datels <- list()
  for (i in 1:nrow(sadsc)) {
    year <- sadsc$YEAR[i]
    if (year == a) {
      datels <- c(datels, sadsc$DATE[i])
    }
  }
  mean <- as.Date(mean(mdy(unlist(datels))))
  meanls <- c(meanls, as.character(mean))
  q1 <- as.Date(quantile(as.numeric(mdy(unlist(datels))), probs = c(0.25, 0.5, 0.75), na.rm = TRUE)[1], origin="1970-01-01")
  q1ls <- c(q1ls, as.character(q1))
  q3 <-as.Date(quantile(as.numeric(mdy(unlist(datels))), probs = c(0.25, 0.5, 0.75), na.rm = TRUE)[3], origin="1970-01-01")
  q3ls <- c(q3ls, as.character(q3))
}

#adding means to sadsc
dfmeanls <- list()
for(a in meanls){
  yr <- format(as.Date(a), "%Y")
  for(i in 1:nrow(sadsc)){
    if(sadsc$YEAR[i] == yr){
      dfmeanls[[i]] <- a
    }
  }
}
sadsc$Mean <- unlist(dfmeanls)
sadsc$Mean_md <- format(ymd(sadsc$Mean), "%m-%d")
#adding q1 to sadsc
dfq1ls <- list()
for(a in q1ls){
  yr <- format(as.Date(a), "%Y")
  for(i in 1:nrow(sadsc)){
    if(sadsc$YEAR[i] == yr){
      dfq1ls[[i]] <- a
    }
  }
}
sadsc$Q1 <- unlist(dfq1ls)
sadsc$Q1_md <- format(as.Date(sadsc$Q1), "%m-%d")
#adding q3 to sadsc
dfq3ls <- list()
for(a in q3ls){
  yr <- format(as.Date(a), "%Y")
  for(i in 1:nrow(sadsc)){
    if(sadsc$YEAR[i] == yr){
      dfq3ls[[i]] <- a
    }
  }
}
sadsc$Q3 <- unlist(dfq3ls)
sadsc$Q3_md <- format(as.Date(sadsc$Q3), "%m-%d")

#calculate mean day of year for 1998-2021
mean(yday(unlist(meanls))[4:27])
sdsc<-sd(yday(unlist(meanls))[4:27])
meansc<-as.Date(mean(yday(unlist(meanls))[4:27]),origin="2024/12/31")
sc_2022<-as.Date(mean(yday(unlist(meanls))[3]),origin="2024/12/31")
sc_2023<-as.Date(mean(yday(unlist(meanls))[2]),origin="2024/12/31")
sc_2024<-as.Date(mean(yday(unlist(meanls))[1]),origin="2024/12/31")


#minimum arrival
min_arrival_sc=NULL
for (i in levels(as.factor(sadsc$YEAR))) {
	min_arrival_sc<-c(min_arrival_sc,min(yday(as.Date(sadsc$DATE[sadsc$YEAR==i], format="%m/%d/%y"))))
	}
mean(min_arrival_sc[1:24]) #mean min arrival from 1998-2021
min_arrival_sc[25]

#plot the data vertically
ggplot(sadsc, aes(y = YEAR, x = as.Date(Month_Day, format = "%m-%d"))) +
  geom_rect(xmin = meansc-(2*sdsc), xmax = meansc+(2*sdsc), ymin = 1996, ymax = 2026, fill = "gray91") + 
  geom_point(col="dark gray") + 
  geom_vline(xintercept=meansc, col="black")+ 
  geom_point(aes(y=YEAR, x = as.Date(Mean_md, format = "%m-%d")), color = "black", size = 3)+
  geom_point(aes(y=YEAR, x = as.Date(Q1_md, format = "%m-%d")), color = "black", size = 2, shape=3)+
  geom_point(aes(y=YEAR, x = as.Date(Q3_md, format = "%m-%d")), color = "black", size = 2, shape=3)+
  scale_x_date(date_labels = "%m-%d", date_breaks = "20 days") +
  ylim(1998,2024) +
  labs(y = "Year", x = "Date") +
  ggtitle("SC Scout Arrival Dates") +
    theme(legend.position="none",
  	panel.background=element_rect(fill="white"), 
  	plot.margin=unit(c(1,1,1,1),"cm"), 
  	axis.title.y=element_text(size = 22, margin=margin(0,10,0,0)), 
  	axis.title.x=element_text(size = 22, margin=margin(20,0,0,0)),
  	axis.text.x = element_text(size = 14), 
  	axis.text.y = element_text(size = 14),
  	axis.line=element_line(size=1))


arrival_anomaly<-data.frame(Year = rev(c(1998:2024)), Arrival_anomaly=NA, State="SC")
for (i in 1:27) {
	arrival_anomaly$Arrival_anomaly[i]<-as.POSIXlt(as.Date(meanls[[i]]), format = "%y%m%d")$yday-as.POSIXlt(meansc, format = "%y%m%d")$yday 
}
write.csv(arrival_anomaly,"SC_anomalous_arrivals.csv", row.names=FALSE)
  
####################################################### 
 
#TN
sadtn <- read.csv("Scout_arrivals/TN_arrivals.csv")
sadtn$NAME <- NULL

#select adults only
sadtn<- sadtn[sadtn$AGE == "Adult",]

#remove dates after May 31 because birds should arrive by then
nrow(sadtn[grep("^6/", sadtn$DATE),]) #1
sadtn<-sadtn[-grep("^6/", sadtn$DATE),]

#number of arrivals
nrow(sadtn) #2266

sadtn$Month_Day <- format(mdy(sadtn$DATE), "%m-%d")
#getting mean, q1, q3
meanls <- list()
q1ls <- list()
q3ls <- list()
for (a in unique(sadtn$YEAR)) {
  datels <- list()
  for (i in 1:nrow(sadtn)) {
    year <- sadtn$YEAR[i]
    if (year == a) {
      datels <- c(datels, sadtn$DATE[i])
    }
  }
  mean <- as.Date(mean(mdy(unlist(datels))))
  meanls <- c(meanls, as.character(mean))
  q1 <- as.Date(quantile(as.numeric(mdy(unlist(datels))), probs = c(0.25, 0.5, 0.75), na.rm = TRUE)[1], origin="1970-01-01")
  q1ls <- c(q1ls, as.character(q1))
  q3 <-as.Date(quantile(as.numeric(mdy(unlist(datels))), probs = c(0.25, 0.5, 0.75), na.rm = TRUE)[3], origin="1970-01-01")
  q3ls <- c(q3ls, as.character(q3))
}

#adding means to sadtn
dfmeanls <- list()
for(a in meanls){
  yr <- format(as.Date(a), "%Y")
  for(i in 1:nrow(sadtn)){
    if(sadtn$YEAR[i] == yr){
      dfmeanls[[i]] <- a
    }
  }
}
sadtn$Mean <- unlist(dfmeanls)
sadtn$Mean_md <- format(ymd(sadtn$Mean), "%m-%d")
#adding q1 to sadtn
dfq1ls <- list()
for(a in q1ls){
  yr <- format(as.Date(a), "%Y")
  for(i in 1:nrow(sadtn)){
    if(sadtn$YEAR[i] == yr){
      dfq1ls[[i]] <- a
    }
  }
}
sadtn$Q1 <- unlist(dfq1ls)
sadtn$Q1_md <- format(as.Date(sadtn$Q1), "%m-%d")
#adding q3 to sadtn
dfq3ls <- list()
for(a in q3ls){
  yr <- format(as.Date(a), "%Y")
  for(i in 1:nrow(sadtn)){
    if(sadtn$YEAR[i] == yr){
      dfq3ls[[i]] <- a
    }
  }
}
sadtn$Q3 <- unlist(dfq3ls)
sadtn$Q3_md <- format(as.Date(sadtn$Q3), "%m-%d")

#calculate mean day of year for 1998-2021
mean(yday(unlist(meanls))[4:27])
sdtn<-sd(yday(unlist(meanls))[4:27])
meantn<-as.Date(mean(yday(unlist(meanls))[4:27]),origin="2024/12/31")
tn_2022<-as.Date(mean(yday(unlist(meanls))[3]),origin="2024/12/31")
tn_2023<-as.Date(mean(yday(unlist(meanls))[2]),origin="2024/12/31")
tn_2024<-as.Date(mean(yday(unlist(meanls))[1]),origin="2024/12/31")

#minimum arrival
min_arrival_tn=NULL
for (i in levels(as.factor(sadtn$YEAR))) {
	min_arrival_tn<-c(min_arrival_tn,min(yday(as.Date(sadtn$DATE[sadtn$YEAR==i], format="%m/%d/%y"))))
	}
mean(min_arrival_tn[1:24]) #mean min arrival from 1998-2021
min_arrival_tn[25]

#plot the data vertically
ggplot(sadtn, aes(y = YEAR, x = as.Date(Month_Day, format = "%m-%d"))) +
  geom_rect(xmin = meantn-(2*sdtn), xmax = meantn+(2*sdtn), ymin = 1996, ymax = 2026, fill = "gray91") + 
  geom_point(col="dark gray") + 
  geom_vline(xintercept=meantn, col="black")+ 
  geom_point(aes(y=YEAR, x = as.Date(Mean_md, format = "%m-%d")), color = "black", size = 3)+
  geom_point(aes(y=YEAR, x = as.Date(Q1_md, format = "%m-%d")), color = "black", size = 2, shape=3)+
  geom_point(aes(y=YEAR, x = as.Date(Q3_md, format = "%m-%d")), color = "black", size = 2, shape=3)+
  scale_x_date(date_labels = "%m-%d", date_breaks = "20 days") +
  ylim(1998,2024) +
  labs(y = "Year", x = "Date") +
  ggtitle("TN Scout Arrival Dates") +
   theme(legend.position="none",
  	panel.background=element_rect(fill="white"), 
  	plot.margin=unit(c(1,1,1,1),"cm"), 
  	axis.title.y=element_text(size = 22, margin=margin(0,10,0,0)), 
  	axis.title.x=element_text(size = 22, margin=margin(20,0,0,0)),
  	axis.text.x = element_text(size = 14), 
  	axis.text.y = element_text(size = 14),
  	axis.line=element_line(size=1))


arrival_anomaly<-data.frame(Year = rev(c(1998:2024)), Arrival_anomaly=NA, State="TN")
for (i in 1:27) {
	arrival_anomaly$Arrival_anomaly[i]<-as.POSIXlt(as.Date(meanls[[i]]), format = "%y%m%d")$yday-as.POSIXlt(meantn, format = "%y%m%d")$yday 
}
write.csv(arrival_anomaly,"TN_anomalous_arrivals.csv", row.names=FALSE)

######################################################

#############
#plot deviations from the mean for 2022 by state (Figure 2c)
devs<-data.frame(states=rep(factor(c("LA", "TX", "MS", "AL", "AR", "TN", "OK", "GA", "SC", "FL"), c("LA", "TX", "MS", "AL", "AR", "TN", "OK", "GA", "SC", "FL")),3),
devs= c(as.numeric(la_2022-meanla),as.numeric(tx_2022-meantx),as.numeric(ms_2022-meanms),as.numeric(al_2022-meanal),as.numeric(ar_2022-meanar),as.numeric(tn_2022-meantn),as.numeric(ok_2022-meanok),as.numeric(ga_2022-meanga),as.numeric(sc_2022-meansc),as.numeric(fl_2022-meanfl), as.numeric(la_2023-meanla),as.numeric(tx_2023-meantx),as.numeric(ms_2023-meanms),as.numeric(al_2023-meanal),as.numeric(ar_2023-meanar),as.numeric(tn_2023-meantn),as.numeric(ok_2023-meanok),as.numeric(ga_2023-meanga),as.numeric(sc_2023-meansc),as.numeric(fl_2023-meanfl),as.numeric(la_2024-meanla),as.numeric(tx_2024-meantx),as.numeric(ms_2024-meanms),as.numeric(al_2024-meanal),as.numeric(ar_2024-meanar),as.numeric(tn_2024-meantn),as.numeric(ok_2024-meanok),as.numeric(ga_2024-meanga),as.numeric(sc_2024-meansc),as.numeric(fl_2024-meanfl)),year=c(rep(2022,10),rep(2023,10),rep(2024,10)))


ggplot(devs, aes(x=states, y=devs, group=year, fill=factor(year))) + 
	geom_col(position = "dodge") +
	geom_hline(yintercept=0)+
	scale_fill_grey(start = 0.2, end = 0.8) +
	labs(x = "State", y = "Deviation from the Long-term Mean (days)") +
	theme(panel.background=element_rect(fill="white"), plot.margin=unit(c(1,1,1,1),"cm"), 
  	axis.title.y=element_text(size = 14, margin=margin(0,10,0,0)), 
  	axis.title.x=element_text(size = 14, margin=margin(20,0,0,0)),
  	axis.text.x = element_text(size = 12), 
  	axis.text.y = element_text(size = 12),
  	axis.line=element_line(size=1))
 
